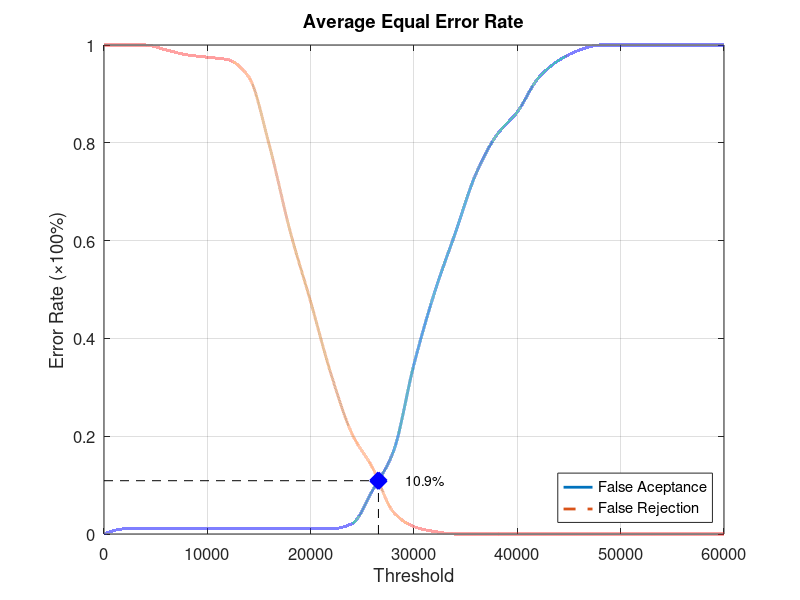
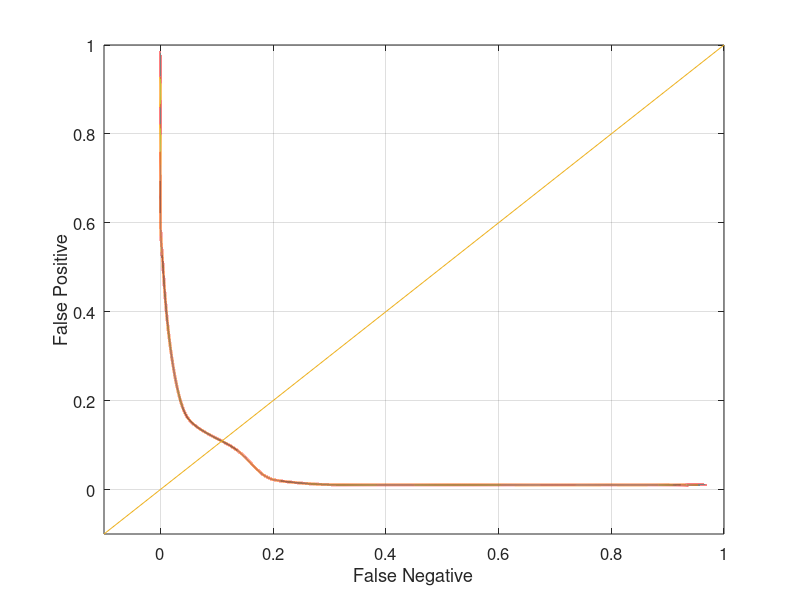

The MATLAB source for these figures, in order:
function yEER = Database5_1
close all;
clear;
clc;
x = 0:2000:60000;
xq = 0:0.5:60000;

y0 = [0 0.0105263 0.0105263 0.0105263 0.0105263 0.0105263 0.0105263 0.0105263 0.0105263 0.0105263 0.0105263 0.0105263 0.0210526 0.0894737 0.168421 0.347368 0.494737 0.615789 0.736842 0.815789 0.863158 0.931579 0.968421 0.989474 1 1 1 1 1 1 1];
yy0 = interp1(x, y0, xq, 'pchip');
y1 = [1 1 1 0.99 0.98 0.975 0.97 0.935 0.795 0.62 0.475 0.325 0.205 0.135 0.045 0.015 0.005 0 0 0 0 0 0 0 0 0 0 0 0 0 0];
yy1 = interp1(x, y1, xq, 'pchip');

% Calculating EER: 
y2 = abs(y0 - y1);
find(y2 == min(y2))
yy2 = abs(yy0 - yy1);
xEER = find(yy2 == min(yy2));
xEERIndex = xq(xEER) % X-axis EER
yEER = yy0(xEER) % Y-axis EER

main = figure
plot(xq, yy0,'-','LineWidth', 2);	hold on
plot(xq, yy1,'--','LineWidth', 2);	hold on
plot([xEERIndex xEERIndex], [0 yEER], 'k--');	hold on
plot([0 xEERIndex], [yEER yEER], 'k--');	hold on
plot(xEERIndex, yEER, 'bx', 'LineWidth', 10);	hold on
text(xEERIndex + 10 * xEERIndex / 100, yEER, [num2str(round((10000 * yEER)) / 100) '%'])
legend('False Aceptance', 'False Rejection', 'Location', 'SouthEast')
xlabel('Threshold')
ylabel('Error Rate (\times100%)')
title('Average Equal Error Rate')
set(gca, 'FontSize', 12)
axis([0 60000 0 1])
grid on

print(main, 'Database5_1Main', '-dpng');
FNRxFPR = figure('Color', [1 1 1]);
plot(yy1, yy0, '-', yy1, yy0, 'LineWidth', 2);
hold on
y = -0.1:0.1:1
plot(y, y); 
set(gca, 'FontSize', 12)
xlabel('False Negative')
ylabel('False Positive')
axis([-0.1 1 -0.1 1])
set(gca, 'FontSize', 12)
grid on

print(FNRxFPR, 'Database5_1FNRxFPR','-dpng');
end
